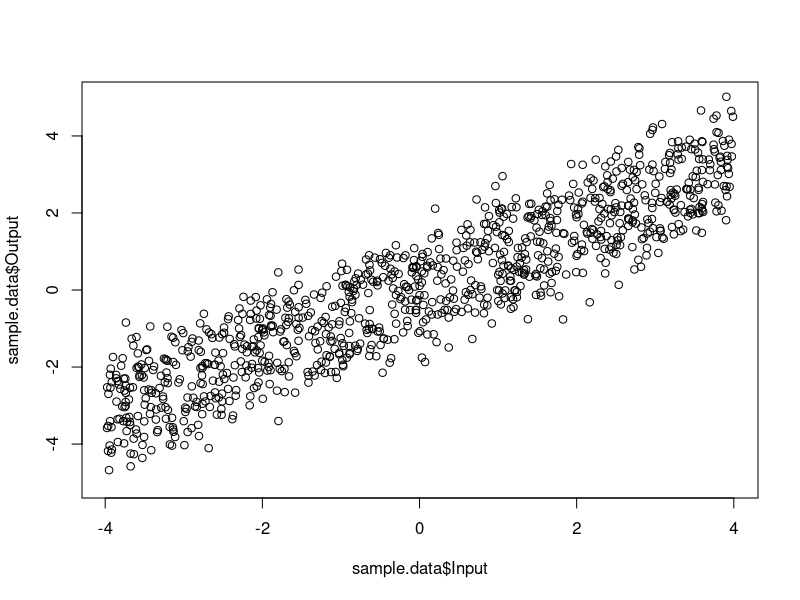
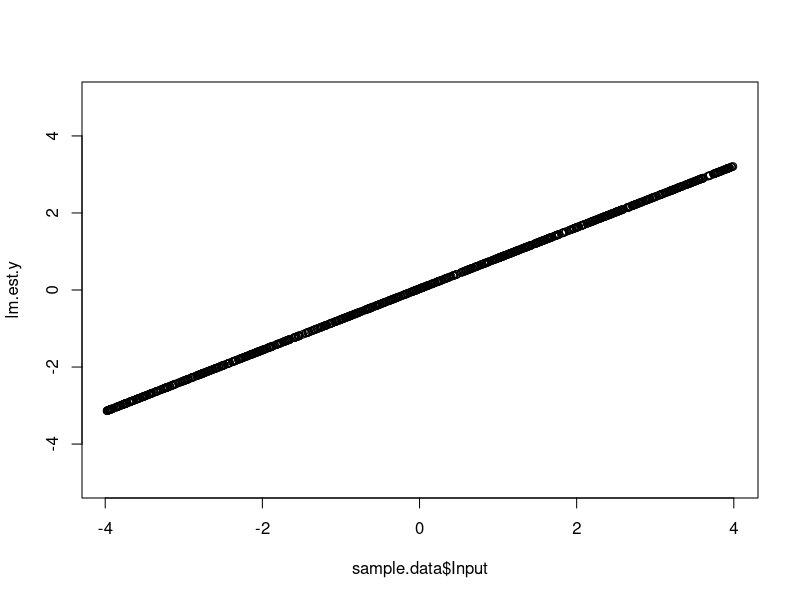
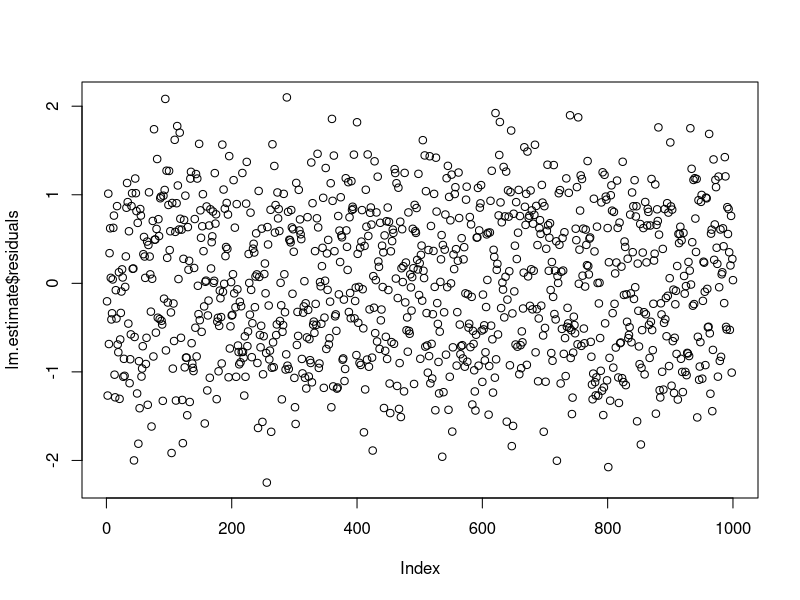
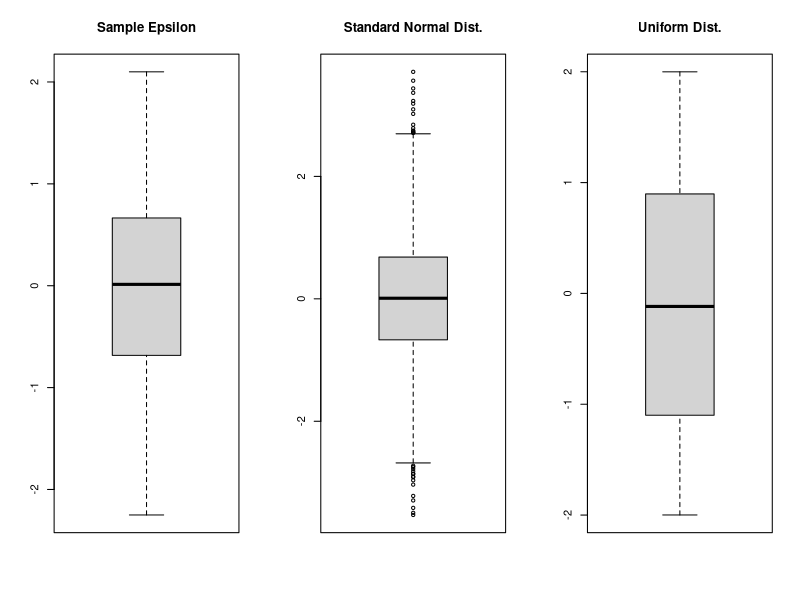
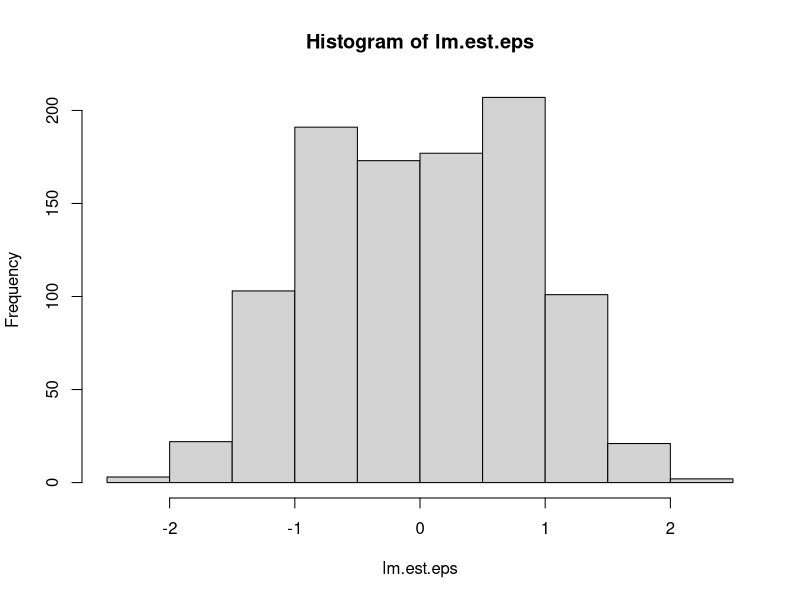
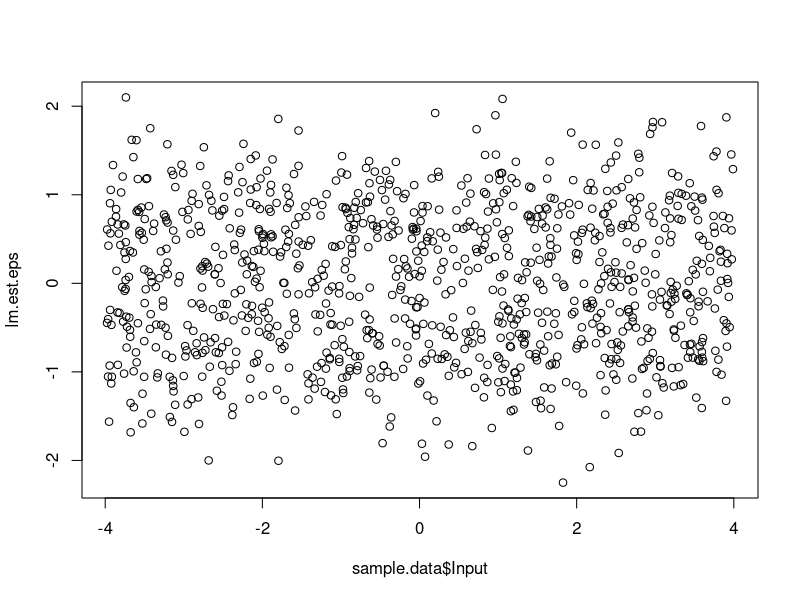
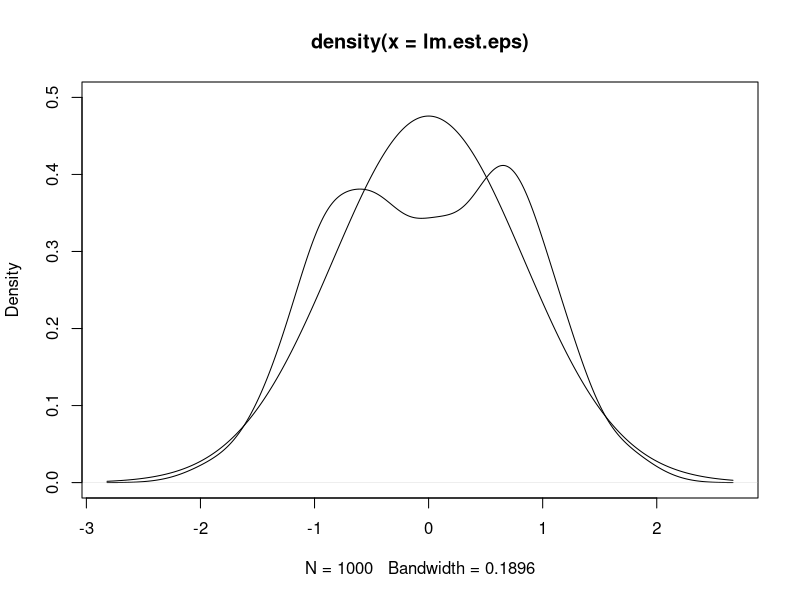
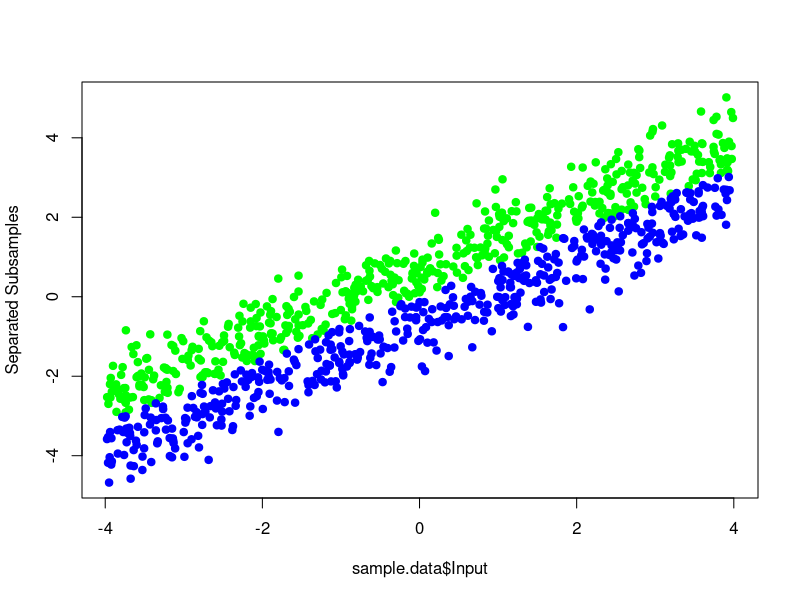

Source code (R) for these figures, in order: (Note: this script raises an error after producing the figures.)
## ---- chunk 1
options(scipen = 5)
## ---- chunk 2
# Import linear model ('lm') data
sample.data <- read.csv("ResidualAnalysisProjectData_1.csv")
## ---- chunk 3
head(sample.data)
## ---- chunk 4
plot(sample.data$Input, sample.data$Output, ylim = c(-5, 5))
## ---- chunk 5
lm.estimate <- lm(Output ~ Input, data = sample.data)
names(lm.estimate)
## ---- chunk 6
lm.estimate$coefficients

lm.est.b <- lm.estimate$coefficients[1]
lm.est.a <- lm.estimate$coefficients[2]

lm.est.y <- lm.est.a * sample.data$Input + lm.est.b
plot(sample.data$Input, lm.est.y, ylim = c(-5, 5))
## ---- chunk 7
lm.est.eps <- sample.data$Output - lm.est.y
# The manual calculation and lm() output are nearly identical
(mean(lm.estimate$residuals - lm.est.eps))
(sum(lm.estimate$residuals - lm.est.eps))

plot(lm.estimate$residuals)
## ---- chunk 8
head(lm.estimate$fitted.values)
head(lm.est.y)

(all.equal(as.vector(lm.estimate$fitted.values), lm.est.y))
## ---- chunk 9
(lm.est.summary <- summary(lm.estimate))
## ---- chunk 10
par(mfrow=c(1,3))
boxplot(lm.est.eps, main="Sample Epsilon")
boxplot(rnorm(5000), main="Standard Normal Dist.")
boxplot(runif(500, -2, 2), main="Uniform Dist.")
par(mfrow=c(1,1))

hist(lm.est.eps)
## ---- chunk 11
names(lm.est.summary)
lm.est.summary$sigma
lm.est.summary$sigma^2
## ---- chunk 12
sample.n <- nrow(sample.data)
lm.sigma.sq.byvar <- var(lm.estimate$residuals)

# Convert degrees of freedom
lm.sigma.sq.byvar = lm.sigma.sq.byvar * (sample.n - 1) / lm.estimate$df.residual
## ---- chunk 13
lm.eps.deviation <- lm.estimate$residuals - mean(lm.estimate$residuals)
lm.sigma.sq.bysum <- sum(lm.eps.deviation^2) / lm.estimate$df.residual
## ---- chunk 14
c("By Var()" = lm.sigma.sq.byvar, 
  "By Sum()" = lm.sigma.sq.bysum, 
  "From Model" = lm.est.summary$sigma^2)
## ---- chunk 15
lm.est.eps <- lm.estimate$residuals
plot(sample.data$Input, lm.est.eps)

lm.est.eps.density <- density(lm.est.eps)
plot(lm.est.eps.density, ylim = c(0, 0.5))
lines(lm.est.eps.density$x, 
      dnorm(lm.est.eps.density$x, mean = mean(lm.est.eps), sd = sd(lm.est.eps)))
## ---- chunk 16
c(Left.Mean = mean(lm.est.eps[lm.est.eps < 0]), 
  Right.Mean = mean(lm.est.eps[lm.est.eps > 0]))
## ---- chunk 17
select.seq.unscrambled <- as.integer(lm.est.eps > 0)
head(select.seq.unscrambled, 30)

ChoosePos <- function(j) {
  vapply(seq_along(select.seq.unscrambled), 
         function(i) {switch(select.seq.unscrambled[i] + 1, NA, sample.data[i, j])},
         numeric(1))
}

ChooseNeg <- function(j) {
  vapply(seq_along(select.seq.unscrambled), 
         function(i) {switch(select.seq.unscrambled[i] + 1, sample.data[i, j], NA)},
         numeric(1))
}

lm.subset1 <- sapply(seq_along(sample.data), ChoosePos)
lm.subset2 <- sapply(seq_along(sample.data), ChooseNeg)

head(cbind(lm.subset1, lm.subset2), 30)

# Plot the two clusters
matplot(sample.data$Input, cbind(lm.subset1[, 2], lm.subset2[,2]), 
        type = "p", col = c("green", "blue"), pch = 19, ylab = "Separated Subsamples")

plot(select.seq.unscrambled[1:100], type = "s")
## ---- chunk 18
cm <- as.table(matrix(c(450, 42, 50, 458), ncol = 2, byrow = T, 
               dimnames = list(c("Pred.T", "Pred.F"),
                               c("Act.T", "Act.F"))))
cm
## ---- chunk 19
cm.accuracy <- (cm["Pred.T", "Act.T"] + cm["Pred.F", "Act.F"]) / 1000
cm.sensitivity <- cm["Pred.T", "Act.T"] / sum(cm[,"Act.T"])
cm.specificity <- cm["Pred.F", "Act.F"] / sum(cm[, "Act.F"])
cm.balanced <- (cm.sensitivity + cm.specificity) / 2
(cm.out <- c(Accuracy = cm.accuracy,
             Sensitivity = cm.sensitivity, 
             Specificity = cm.specificity,
             Balanced = cm.balanced))
## ---- chunk 20
lm.subset1.estimate <- lm(Output ~ Input, 
                          data = data.frame(Input = lm.subset1[,1], Output = lm.subset1[,2]))
lm.subset2.estimate <- lm(Output ~ Input, 
                          data = data.frame(Input = lm.subset2[,1], Output = lm.subset2[,2]))
lm.subset1.est.summary <- summary(lm.subset1.estimate)
lm.subset2.est.summary <- summary(lm.subset2.estimate)

lm.subset1.est.summary$coefficients
lm.subset1.est.summary$sigma
lm.subset1.est.summary$df
lm.subset1.est.summary$r.squared
lm.subset1.est.summary$adj.r.squared

lm.subset2.est.summary$coefficients
lm.subset2.est.summary$sigma
lm.subset2.est.summary$df
lm.subset2.est.summary$r.squared
lm.subset2.est.summary$adj.r.squared
## ---- chunk 21
c(lm.est.summary$sigma,
  lm.subset1.est.summary$sigma,
  lm.subset2.est.summary$sigma)
## ---- chunk 22
c(lm.est.summary$r.squared,
  lm.subset1.est.summary$r.squared,
  lm.subset2.est.summary$r.squared)
## ---- chunk 23
rbind(LinearModel=lm.est.summary$fstatistic,
      LinearModelPositive=lm.subset1.est.summary$fstatistic,
      LinearModelNegative=lm.subset2.est.summary$fstatistic)
## ---- chunk 24
lm.est.pf <- pf(lm.est.summary$fstatistic[1], 
                lm.est.summary$fstatistic[2], 
                lm.est.summary$fstatistic[3],lower.tail = FALSE)
lm.subset1.est.pf <- pf(lm.subset1.est.summary$fstatistic[1], 
                        lm.subset1.est.summary$fstatistic[2], 
                        lm.subset1.est.summary$fstatistic[3],lower.tail = FALSE)
lm.subset2.est.pf <- pf(lm.subset2.est.summary$fstatistic[1], 
                        lm.subset2.est.summary$fstatistic[2], 
                        lm.subset2.est.summary$fstatistic[3],lower.tail = FALSE)
c(LinearModel = lm.est.pf,
  LinearModelPositive = lm.subset1.est.pf,
  LinearModelNegative = lm.subset2.est.pf)
## ---- chunk 25
# Plot residuals
matplot(cbind(MixedModelResiduals=c(lm.subset1.est.summary$residuals,
                                    lm.subset2.est.summary$residuals),
              SingleModelResiduals=lm.est.summary$residuals),
        type="p", pch=16, ylab="Residuals before and after unscrambling")

# Estimate standard deviations
apply(cbind(MixedModelResiduals=c(lm.subset1.est.summary$residuals,
                                   lm.subset2.est.summary$residuals),
            SingleModelResiduals=lm.est.summary$residuals),2,sd)
## ---- chunk 26
t00.2 <- round(lm.estimate$coefficients[1], 3)
t00.3 <- round(lm.subset1.estimate$coefficients[1], 3)
t00.4 <- round(lm.subset2.estimate$coefficients[1], 3)
t01.2 <- round(lm.estimate$coefficients[2], 3)
t01.3 <- round(lm.subset1.estimate$coefficients[2], 3)
t01.4 <- round(lm.subset1.estimate$coefficients[2], 3)
t1.2 <- round(lm.est.summary$sigma, 3)
t1.3 <- round(lm.subset1.est.summary$sigma, 3)
t1.4 <- round(lm.subset2.est.summary$sigma, 3)
t2.2 <- round(lm.est.summary$r.squared, 3)
t2.3 <- round(lm.subset1.est.summary$r.squared, 3)
t2.4 <- round(lm.subset2.est.summary$r.squared, 3)
t3.2 <- round(lm.est.summary$coefficients[1,4], 3)
t3.3 <- round(lm.subset1.est.summary$coefficients[1,4], 3)
t3.4 <- round(lm.subset2.est.summary$coefficients[1,4], 3)
t4.2 <- round(lm.est.summary$coefficients[2,4], 3)
t4.3 <- round(lm.subset1.est.summary$coefficients[2,4], 3)
t4.4 <- round(lm.subset2.est.summary$coefficients[2,4], 3)
t5.2 <- round(lm.est.summary$fstatistic[1])
t5.3 <- round(lm.subset1.est.summary$fstatistic[1])
t5.4 <- round(lm.subset2.est.summary$fstatistic[1])
## ---- chunk 27
subset.a <- 0.8
subset1.b <- 0.7
subset2.b <- -0.7
subset.eps <- 0.4
subset1.y.fit <- subset.a * sample.data$Input + subset1.b
subset2.y.fit <- subset.a * sample.data$Input + subset2.b
setset1.y <- subset1.y.fit + rnorm(1000, mean = 0, sd = subset.eps)
setset2.y <- subset2.y.fit + rnorm(1000, mean = 0, sd = subset.eps)

plot(sample.data$Input, subset1, ylim = c(-5, 5))
## ---- chunk 28
dat <- read.table('Week4_Test_Sample.csv', header=TRUE)

test.fit <- lm(Y~X, dat)
test.fit.summary <- summary(test.fit)
test.fit.summary

plot(dat$X, dat$Y)
y.est <- dat$X * coef(test.fit)[2] + coef(test.fit)[1]
plot(dat$X, y.est)

test.eps <- dat$Y - y.est
par(mfrow=c(1,2))
plot(test.eps)
boxplot(test.eps)
hist(test.eps)
eps.density <- density(test.eps)
plot(eps.density)
par(mfrow=c(1,1))

# Cluster
c(Left.Mean = mean(test.eps[test.eps < 0]), 
  Right.Mean = mean(test.eps[test.eps > 0]))
select.seq.unscrambled <- as.integer(test.eps > 0)
head(select.seq.unscrambled, 30)

ChoosePos <- function(j) {
  vapply(seq_along(select.seq.unscrambled), 
         function(i) {switch(select.seq.unscrambled[i] + 1, NA, dat[i, j])},
         numeric(1))
}

ChooseNeg <- function(j) {
  vapply(seq_along(select.seq.unscrambled), 
         function(i) {switch(select.seq.unscrambled[i] + 1, dat[i, j], NA)},
         numeric(1))
}

lm.subset1 <- sapply(seq_along(dat), ChoosePos)
lm.subset2 <- sapply(seq_along(dat), ChooseNeg)

head(cbind(lm.subset1, lm.subset2), 30)

# Plot the two clusters
matplot(dat$X, cbind(lm.subset1[, 2], lm.subset2[, 2]), 
        type = "p", col = c("green", "blue"), pch = 19, ylab = "Separated Subsamples")

plot(select.seq.unscrambled[1:100], type = "s")

res <- list(Unscrambled.Selection.Sequence =  select.seq.unscrambled)
write.table(res, file = 'result.csv', row.names = F)
